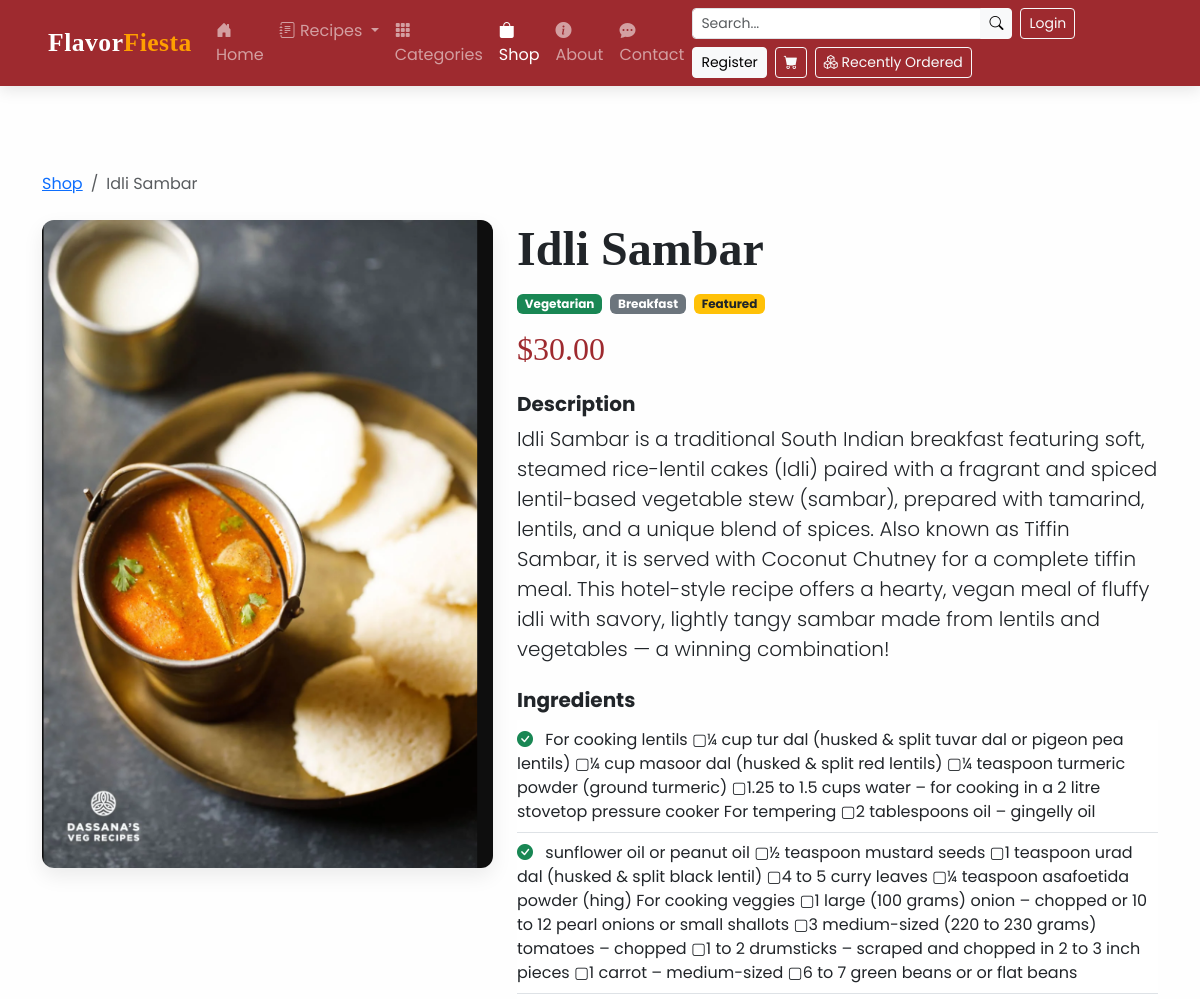
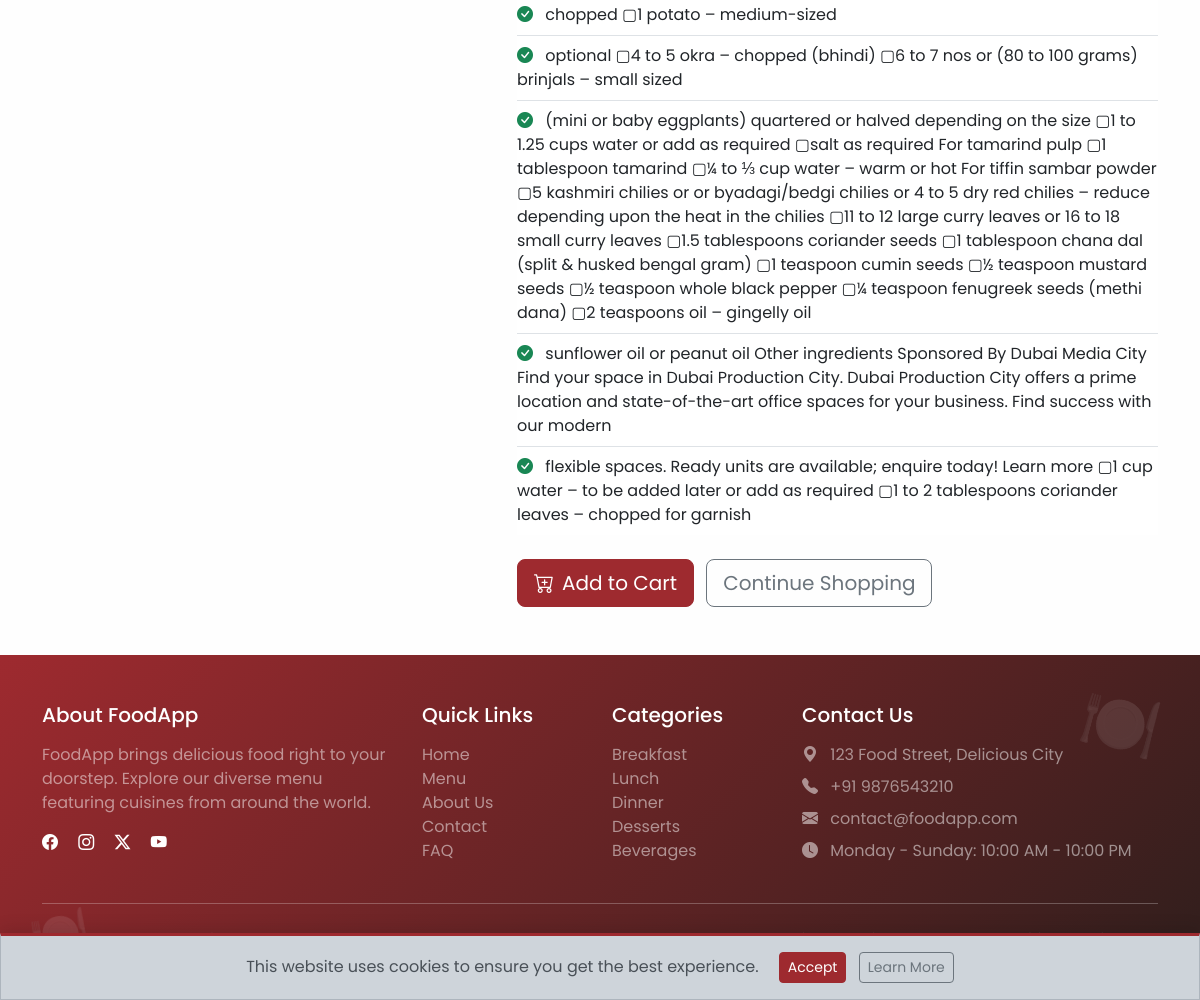
Page /shop/product/2/ on the committed database (2 pictures, top to bottom).
### food/models.py (models this page shows, shortened)
class Item(models.Model):
    name = models.CharField(max_length=100)
    description = models.TextField()
    price = models.DecimalField(max_digits=10, decimal_places=2)
    image = models.ImageField(upload_to='food_images/', blank=True, null=True)
    is_vegetarian = models.BooleanField(default=False)
    is_featured = models.BooleanField(default=False)
    ingredients = models.TextField(blank=True, null=True)
    category = models.CharField(max_length=100, blank=True, null=True)

### shop/views.py (the view)
# urls.py: path('product/<int:pk>/', views.product_detail, name='product_detail'),
def product_detail(request, pk):
    product = get_object_or_404(Item, pk=pk)
    ingredients = product.ingredients.split(',') if product.ingredients else []
    context = {
        'product': product,
        'ingredients': ingredients,
    }
    return render(request, 'shop/product_detail.html', context)

### shop/templates/shop/product_detail.html (shortened to what this page needs)
{% extends 'food/base.html' %}
{% block content %}
<div class="container py-5">
    <nav aria-label="breadcrumb" class="mb-4">
        <ol class="breadcrumb">
            <li class="breadcrumb-item"><a href="{% url 'shop:product_list' %}">Shop</a></li>
            <li class="breadcrumb-item active" aria-current="page">{{ product.name }}</li>
        </ol>
    </nav>
    <div class="row">
        <div class="col-md-5 mb-4">
            <div class="card border-0">
                {% if product.image %}
                    <img src="{{ product.image.url }}" alt="{{ product.name }}" class="img-fluid rounded" />
                {% else %}
                    <div class="bg-light text-center p-5 rounded">
                        <i class="bi bi-image text-secondary" style="font-size: 5rem;"></i>
                    </div>
                {% endif %}
            </div>
        </div>
        <div class="col-md-7">
            <h1 class="display-5 fw-bold mb-3">{{ product.name }}</h1>
            <div class="d-flex align-items-center mb-3">
                <span class="badge {% if product.is_vegetarian %}bg-success{% else %}bg-danger{% endif %} me-2">
                    {% if product.is_vegetarian %}Vegetarian{% else %}Non-Vegetarian{% endif %}
                </span>
                {% if product.category %}
                    <span class="badge bg-secondary">{{ product.category }}</span>
                {% endif %}
                {% if product.is_featured %}
                    <span class="badge bg-warning text-dark ms-2">Featured</span>
                {% endif %}
            </div>
            <h2 class="fs-2 text-primary mb-4">${{ product.price }}</h2>
            <div class="mb-4">
                <h5 class="fw-bold">Description</h5>
                <p class="lead">{{ product.description }}</p>
            </div>
            {% if ingredients %}
            <div class="mb-4">
                <h5 class="fw-bold">Ingredients</h5>
                <ul class="list-group list-group-flush">
                    {% for ingredient in ingredients %}
                    <li class="list-group-item px-0">
                        <i class="bi bi-check-circle-fill text-success me-2"></i>
                        {{ ingredient }}
                    </li>
                    {% endfor %}
                </ul>
            </div>
            {% endif %}
            <div class="mt-4">
                <a href="{% url 'shop:add_to_cart' product.pk %}" class="btn btn-primary btn-lg">
                    <i class="bi bi-cart-plus me-2"></i>Add to Cart
                </a>
                <a href="{% url 'shop:product_list' %}" class="btn btn-outline-secondary btn-lg ms-2">
                    Continue Shopping
                </a>
            </div>
        </div>
    </div>
</div>
{% endblock %}

### static/css/style.css (style rules this page uses)
:root { --primary-color:#9E2A2F; --primary-dark: #D35D16; --secondary-color: #9E2A2F; --accent-color: #FF9F00; --success-color: #4A9D4F; --light-bg: #fefefeb7; --dark-bg: #2E1E1C; --dark-content: #3C2A2A; }
body { font-family: 'Poppins', sans-serif; padding-top: 60px; background-color: var(--light-bg); transition: all 0.4s ease; }
h1, h2, h3, .navbar-brand, .display-text { font-family: 'Playfair Display', serif; }
.card { border-radius: 12px; overflow: hidden; transition: all 0.4s ease; border: none; box-shadow: 0 8px 20px rgba(0,0,0,0.08); }
.text-primary { color: var(--primary-color) !important; }
.btn-primary { background-color: var(--primary-color); border-color: var(--primary-color); }

### rows in the picture
Item: name "Idli Sambar", image (picture), category "Breakfast", price "30.00", description "Idli Sambar is a traditional South Indian breakfast featuring soft, steamed rice-lentil cakes (Idli) paired with a fragrant and spiced lentil-based vegetable stew (sambar), prepared with tamarind, lentils, and a unique blend of spices. Also known as Tiffin Sambar, it is served with Coconut Chutney for a complete tiffin meal. This hotel-style recipe offers a hearty, vegan meal of fluffy idli with savory, lightly tangy sambar made from lentils and vegetables — a winning combination!"

### other values in the picture
{{ ingredient }} "chopped ▢1 potato – medium-sized" "optional ▢4 to 5 okra – chopped (bhindi) ▢6 to 7 nos or (80 to 100 grams) brinjals – small sized" "flexible spaces. Ready units are available; enquire today! Learn more ▢1 cup water – to be added later or add as required ▢1 to 2 tablespoons coriander leaves – chopped for garnish"
